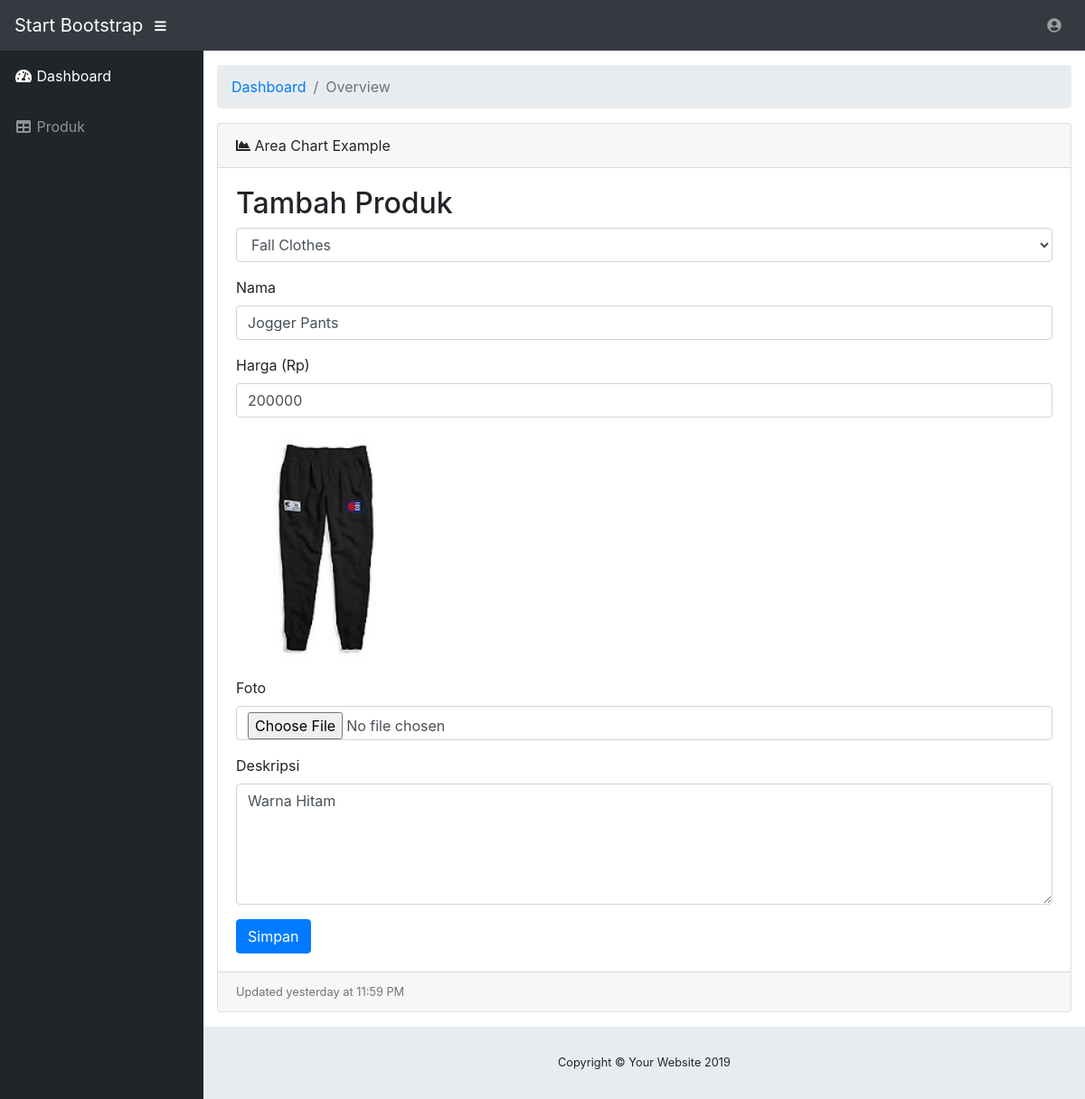
Page /admin/Home.php?halaman=ubahproduk&id=1 on the committed database.
### tables this page shows
CREATE TABLE `produk` (
  `id_produk` int(10) NOT NULL,
  `jenis_produk` varchar(20) NOT NULL,
  `nama_produk` varchar(50) NOT NULL,
  `harga_produk` int(6) NOT NULL,
  `foto_produk` varchar(100) NOT NULL,
  `deskripsi_produk` text NOT NULL
);

### admin/UbahProduk.php (the view, shortened to what this page needs)
<?php
    include('Koneksi/Koneksi.php');
    $idproduk = $_GET['id'];
    $query = "SELECT * FROM produk WHERE id_produk='$idproduk'";
    $sql = mysqli_query($koneksi,$query);
    $data = mysqli_fetch_array($sql);
?>
<h2>Tambah Produk</h2>
<form action="proses_UbahProduk.php" method="POST" enctype="multipart/form-data">
    <div class="form-group">
    <select name="jenis" class="form-control">
        <option value="Fall Clothes"
			<?php if ($data["jenis_produk"]=="Fall Clothes")
            echo "selected=selected"?>>Fall Clothes
        </option>
    </select>
    </div>
    <div class="form-group">
        <label>Nama</label>
        <input type="text" class="form-control" name="nama" value="<?= $data['nama_produk']; ?>" required>
    </div>
    <div class="form-group">
        <label>Harga (Rp)</label>
        <input type="number" class="form-control" name="harga" value="<?= $data['harga_produk']; ?>" required>
    </div>
    <div class="form-group">
        <img src="../foto_produk/<?= $data['foto_produk']; ?>" width="200">
    </div>
    <div class="form-group">
        <label>Foto</label>
        <input type="file" class="form-control" name="foto">
    </div>
    <div class="form-group">
        <label>Deskripsi</label>
        <textarea class="form-control" name="deskripsi" rows="5"><?= $data['deskripsi_produk']; ?></textarea>
    </div>
    <button class="btn btn-primary" name="edit">Simpan</button>
</form>

### rows in the picture
produk: jenis "Fall Clothes", nama "Jogger Pants", harga "200000", foto_produk (picture), deskripsi "Warna Hitam"
